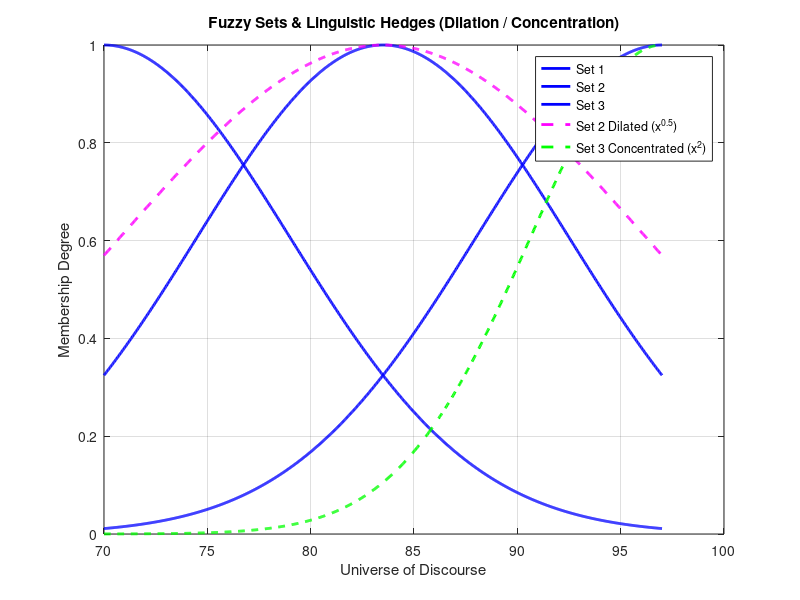
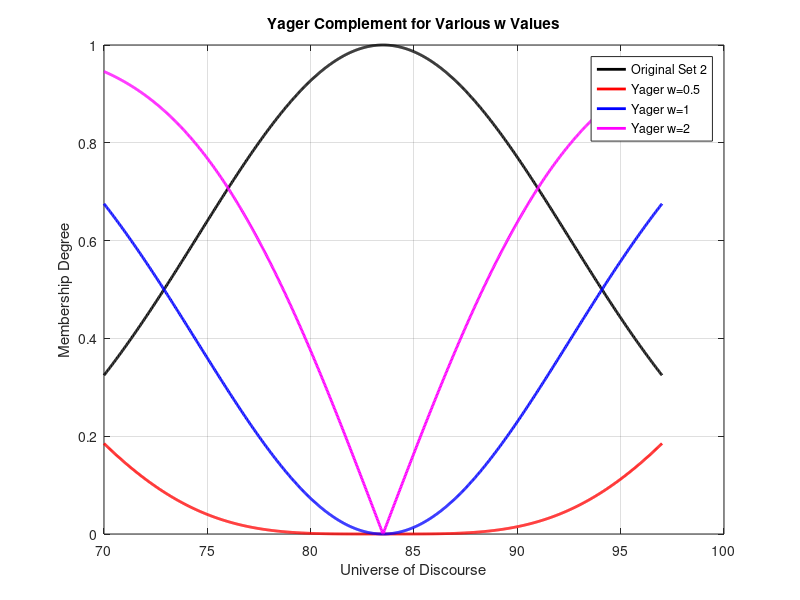

These charts were generated, in order, by the following MATLAB code:
clc; clear; close all;

% =========================================================
% Part 1: Gaussian Membership Functions & Linguistic Hedges
% =========================================================
x = linspace(70, 97, 1000); % Universe of discourse
centers = linspace(70, 97, 3); % 3 centers for the fuzzy sets
sigma = 9; % Standard deviation

% Generate Gaussian membership functions
A = zeros(length(centers), length(x));
for i = 1:length(centers)
    A(i,:) = gaussmf(x, [sigma, centers(i)]);
end

figure;
plot(x, A, 'b', 'LineWidth', 2); hold on;

% Linguistic Hedges (Modifiers)
% 1. Dilation (e.g., "Somewhat"): Square root of membership degree (power of 0.5)
B1_dilated = A(2,:).^0.5;

% 2. Concentration (e.g., "Very"): Square of membership degree (power of 2)
B2_concentrated = A(3,:).^2;

plot(x, B1_dilated, 'm--', 'LineWidth', 2);
plot(x, B2_concentrated, 'g--', 'LineWidth', 2);
title('Fuzzy Sets & Linguistic Hedges (Dilation / Concentration)');
legend('Set 1', 'Set 2', 'Set 3', 'Set 2 Dilated (x^{0.5})', 'Set 3 Concentrated (x^2)');
xlabel('Universe of Discourse'); ylabel('Membership Degree');
grid on;

% =========================================================
% Part 2: Image Fuzzification Concept (Medical Image Processing)
% =========================================================
% In fuzzy image processing, pixel intensities (usually [0, 255]) 
% must be mapped to fuzzy membership degrees [0, 1].
% 
% Example workflow (Commented out):
% Im = imread('medical_image.bmp'); % Read the image
% ImF = rescale(Im); % Normalizes intensities from [0, 255] to [0, 1]
%
% % To display the original and fuzzified image side-by-side:
% % figure;
% % subplot(1, 2, 1); imshow(Im); title('Original Image');
% % subplot(1, 2, 2); imshow(ImF); title('Fuzzified (Scaled [0,1])');

% =========================================================
% Part 3: Yager Complement with Anonymous Functions
% =========================================================
% Define Yager complement as an anonymous function
% Formula: C_w(x) = (1 - x^w)^(1/w)
yager = @(x,w) (1 - x.^w).^(1/w); 

% Apply Yager complement to Set 2 for different values of w
w_values = [0.5, 1, 2];

figure;
plot(x, A(2,:), 'k', 'LineWidth', 2); hold on;

colors = {'r', 'b', 'm'};
for i = 1:length(w_values)
    w = w_values(i);
    % Calculating Yager complement for the specific w
    Cw = yager(A(2,:), w);
    plot(x, Cw, colors{i}, 'LineWidth', 2);
end

title('Yager Complement for Various w Values');
xlabel('Universe of Discourse'); ylabel('Membership Degree');
legend('Original Set 2', 'Yager w=0.5', 'Yager w=1', 'Yager w=2');
grid on;
